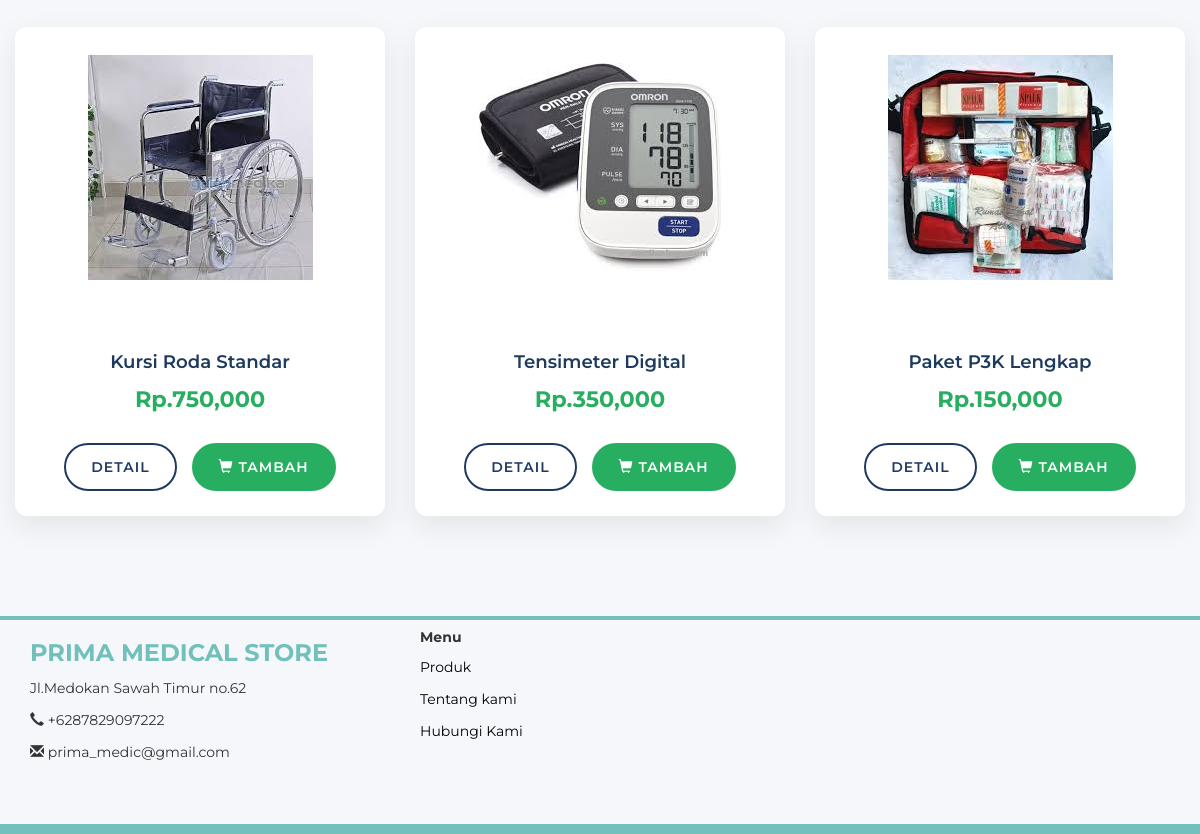
Before: / (lower part) with the older database file.
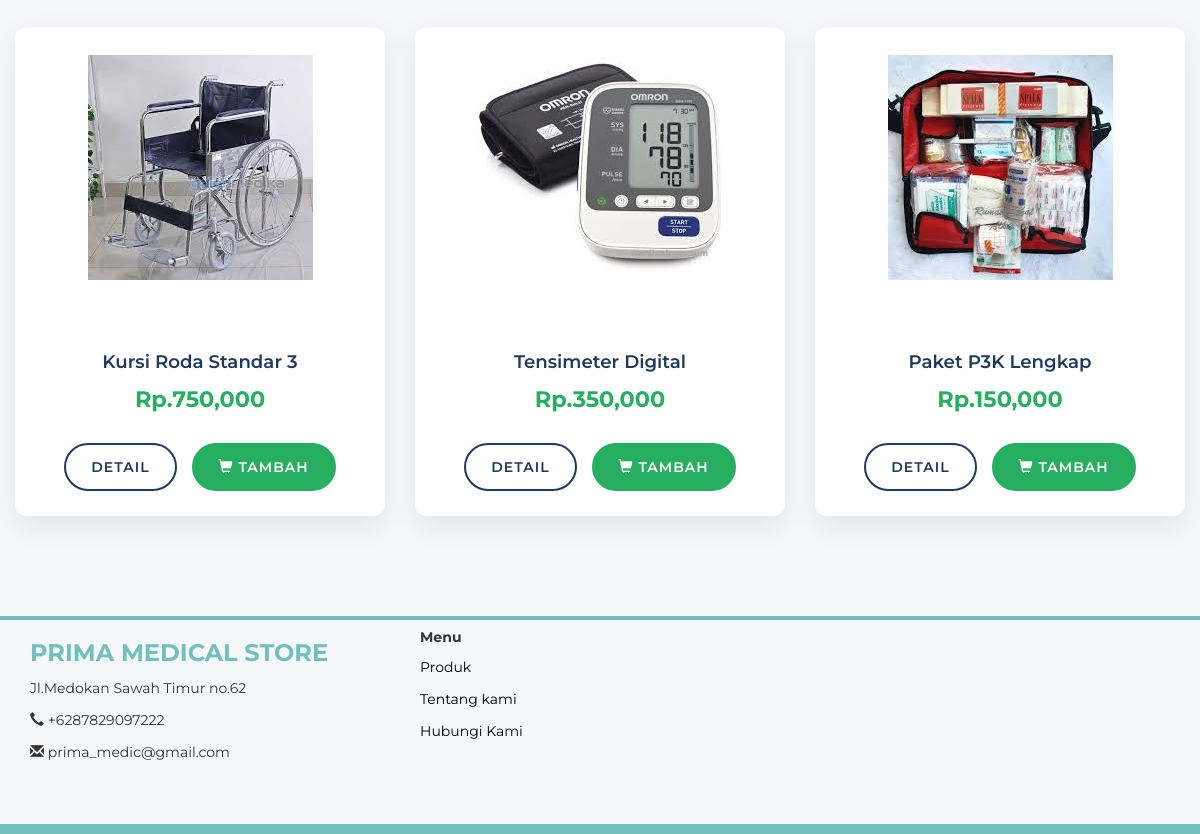
After: the same page with the newer database file.
### tables this page shows
CREATE TABLE `produk` (
  `kode_produk` varchar(100) NOT NULL,
  `nama` varchar(100) NOT NULL,
  `image` text NOT NULL,
  `deskripsi` text NOT NULL,
  `harga` int(11) NOT NULL,
  PRIMARY KEY (`kode_produk`)
);

### index.php (the view, shortened to what this page needs)
<?php
include 'header.php';
?>
<div class="container product-section">
    <div class="row product-grid">
        <?php
        $result = mysqli_query($conn, "SELECT * FROM produk");
        while ($row = mysqli_fetch_assoc($result)) {
            ?>
            <div class="col-sm-6 col-md-4">
                <div class="product-card">
                    <div class="product-image-container">
                        <img src="image/produk/<?= $row['image']; ?>" alt="<?= $row['nama']; ?>" class="product-image">
                    </div>
                    <div class="card-body">
                        <h3 class="product-name"><?= $row['nama']; ?></h3>
                        <p class="product-price">Rp.<?= number_format($row['harga']); ?></p>
                        <div class="product-actions">
                            <a href="detail_produk.php?produk=<?= $row['kode_produk']; ?>" class="btn btn-detail">Detail</a>
                            <?php if(isset($_SESSION['kd_cs'])){ ?>
                                <a href="proses/add.php?produk=<?= $row['kode_produk']; ?>&kd_cs=<?= $kode_cs; ?>&hal=1" class="btn btn-cart">
                                    <i class="glyphicon glyphicon-shopping-cart"></i> Tambah
                                </a>
                            <?php
                            } else {
                                ?>
                                <a href="keranjang.php" class="btn btn-cart">
                                    <i class="glyphicon glyphicon-shopping-cart"></i> Tambah
                                </a>
                            <?php
                            }
                            ?>
                        </div>
                    </div>
                </div>
            </div>
            <?php
        }
        ?>
    </div>
</div>
<?php
include 'footer.php';
?>

Changed rows visible on the page:
changed produk: nama "Kursi Roda Standar" → "Kursi Roda Standar 3"
